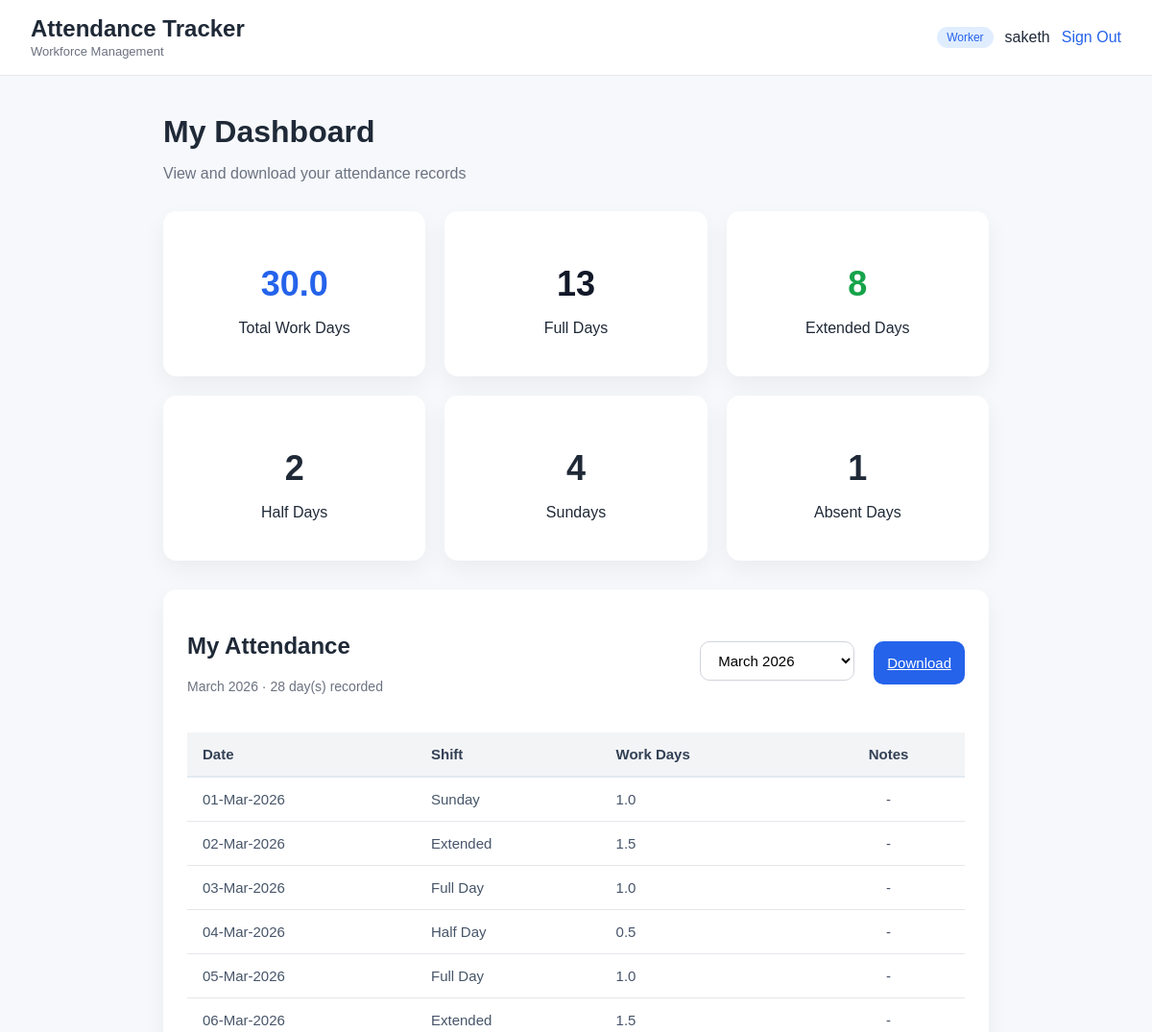
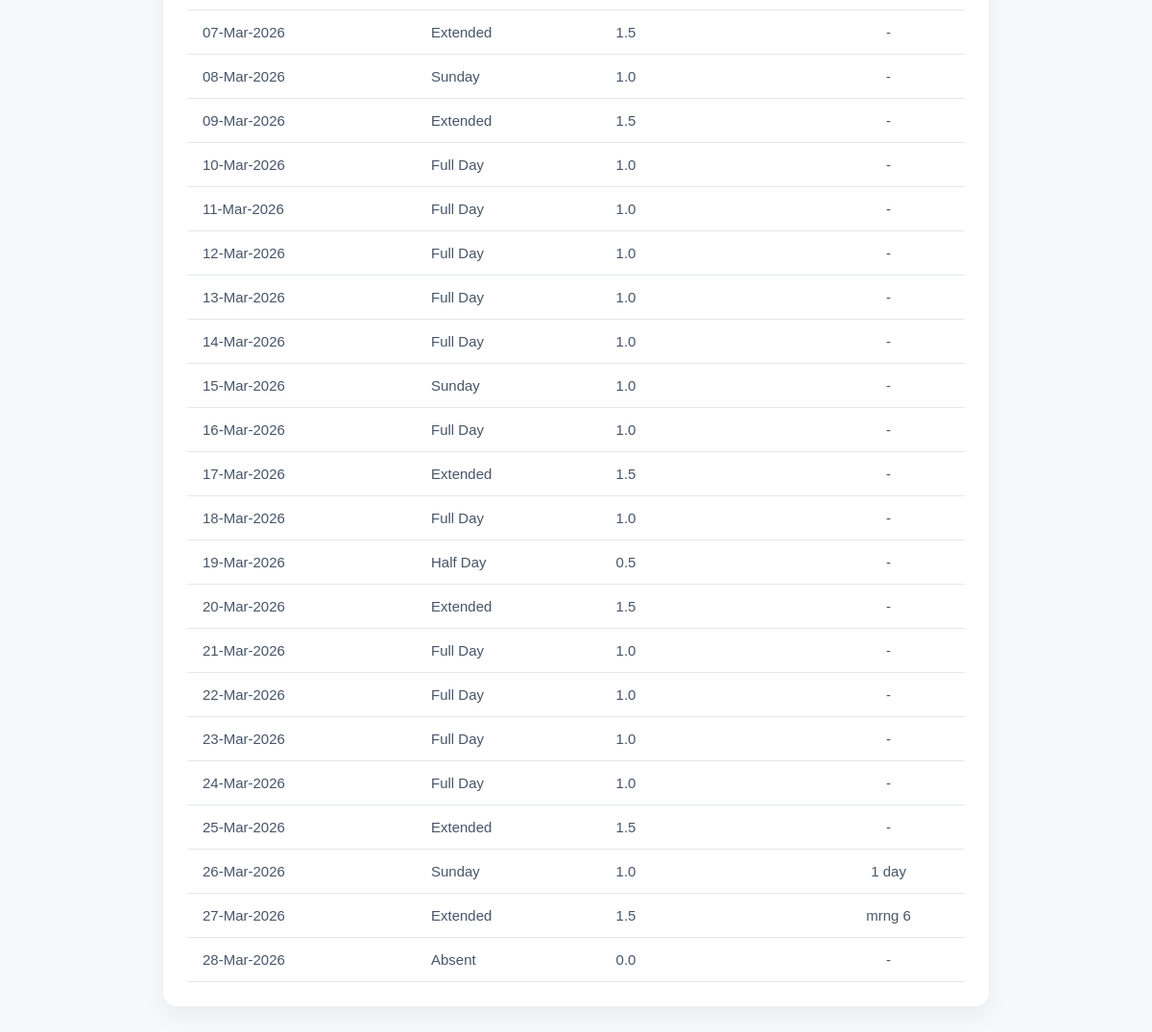
The app's page /worker/dashboard (signed in) with its own data (2 pictures, top to bottom).
### app.py (models this page shows)
class Attendance(db.Model):
    id = db.Column(db.Integer, primary_key=True)
    worker_id = db.Column(db.Integer, db.ForeignKey('user.id'), nullable=False)
    date = db.Column(db.Date, nullable=False)
    shift_type = db.Column(db.String(20), nullable=False)  # full / extended
    work_days = db.Column(db.Float, nullable=False)
    notes = db.Column(db.String(300))
    worker = db.relationship('User')

### app.py (the view)
@app.route("/worker/dashboard")
def worker_dashboard():
    if "user_role" not in session or session["user_role"] != "worker":
        return redirect(url_for("login"))
    worker_id = session["user_id"]
    today = datetime.today()
    month = request.args.get("month", type=int)
    year = request.args.get("year", type=int)
    if month is None:
        month = today.month
    if year is None:
        year = today.year
    start_date = datetime(year, month, 1).date()
    last_day = calendar.monthrange(year, month)[1]
    end_date = datetime(year, month, last_day).date()
    records = Attendance.query.filter(
        Attendance.worker_id == worker_id,
        Attendance.date >= start_date,
        Attendance.date <= end_date
    ).order_by(Attendance.date).all()
    total_days = sum(r.work_days for r in records)
    full_days = sum(1 for r in records if r.shift_type == "full")
    extended_days = sum(1 for r in records if r.shift_type == "extended")
    half_days = sum(1 for r in records if r.shift_type == "half")
    sunday_days = sum(1 for r in records if r.shift_type == "sunday")
    absent_days = sum(1 for r in records if r.shift_type == "absent")
    month_name = calendar.month_name[month]
    months = [
    (1,"January"), (2,"February"), (3,"March"), (4,"April"),
    (5,"May"), (6,"June"), (7,"July"), (8,"August"),
    (9,"September"), (10,"October"), (11,"November"), (12,"December")
    ]
    return render_template(
    "worker_dashboard.html",
    name=session["user_name"],
    records=records,
    total_days=total_days,
    full_days=full_days,
    extended_days=extended_days,
    half_days=half_days,
    sunday_days=sunday_days,
    absent_days=absent_days,
    month_name=month_name,
    year=year,
    record_count=len(records),
    months=months,
    selected_month=month
)

### templates/worker_dashboard.html (shortened to what this page needs)
<!DOCTYPE html>
<html lang="en">
<head>
    <link rel="stylesheet" href="{{ url_for('static', filename='css/style.css') }}">
</head>
<body>
<div class="topbar">
    <div class="topbar-left">
        <h2>Attendance Tracker</h2>
        <span class="subtitle">Workforce Management</span>
    </div>
    <div class="topbar-right">
        <span class="badge">Worker</span>
        <span class="username">{{ name }}</span>
        <a href="/logout" class="logout">Sign Out</a>
    </div>
</div>
<div class="container">
    <div class="page-header">
        <h1>My Dashboard</h1>
        <p>View and download your attendance records</p>
    </div>
    <div class="stats-grid">
    <div class="stat-card">
        <h2 class="stat-number blue">{{ total_days }}</h2>
        <p>Total Work Days</p>
    </div>
    <div class="stat-card">
        <h2 class="stat-number dark">{{ full_days }}</h2>
        <p>Full Days</p>
    </div>
    <div class="stat-card">
        <h2 class="stat-number green">{{ extended_days }}</h2>
        <p>Extended Days</p>
    </div>
    <div class="stat-card">
        <h2 class="stat-number orange">{{ half_days }}</h2>
        <p>Half Days</p>
    </div>
    <div class="stat-card">
        <h2 class="stat-number purple">{{ sunday_days }}</h2>
        <p>Sundays</p>
    </div>
    <div class="stat-card">
        <h2 class="stat-number red">{{ absent_days }}</h2>
        <p>Absent Days</p>
    </div>
</div>
    <div class="card">
        <div class="card-header">
            <div>
                <h2>My Attendance</h2>
                <p class="card-subtitle">
    {{ month_name }} {{ year }} ·
    {% if record_count == 0 %}
        No attendance marked
    {% else %}
        {{ record_count }} day(s) recorded
    {% endif %}
</p>
            </div>
            <div class="card-actions">
                <form method="GET" action="/worker/dashboard" class="month-form">
    <select name="month" class="month-dropdown" onchange="this.form.submit()">
        {% for m_num, m_name in months %}
            <option value="{{ m_num }}" {% if m_num == selected_month %}selected{% endif %}>
                {{ m_name }} {{ year }}
            </option>
        {% endfor %}
    </select>
</form>
                <a href="/download_attendance?month={{ selected_month }}&year={{ year }}" class="btn-primary">
    Download
</a>
            </div>
        </div>
        <div class="attendance-table">
    <table>
        <thead>
            <tr>
                <th>Date</th>
                <th>Shift</th>
                <th>Work Days</th>
                <th>Notes</th>
            </tr>
        </thead>
        <tbody>
{% if records %}
    {% for r in records %}
    <tr>
        <td>{{ r.date.strftime("%d-%b-%Y") }}</td>
        <td>
{% if r.shift_type == "full" %}
Full Day
{% elif r.shift_type == "extended" %}
Extended
{% elif r.shift_type == "half" %}
Half Day
{% elif r.shift_type == "sunday" %}
Sunday
{% elif r.shift_type == "absent" %}
Absent
{% endif %}
</td>
        <td>{{ r.work_days }}</td>
        <td>{{ r.notes if r.notes else "-" }}</td>
    </tr>
    {% endfor %}
{% else %}
<tr>
    <td colspan="4" style="text-align:center; padding:25px; color:#6b7280;">
        No attendance marked for this month.
    </td>
</tr>
{% endif %}
</tbody>
    </table>
</div>
    </div>
</div>
</body>
</html>

### static/css/style.css (style rules this page uses)
* { box-sizing: border-box; font-family: "Segoe UI", Tahoma, sans-serif; }
body { margin: 0; background-color: #f4f7fb; }
.subtitle { color: #666; margin-bottom: 30px; }
.card-subtitle { color: #777; font-size: 14px; margin-bottom: 25px; }
* { box-sizing: border-box; font-family: Arial, sans-serif; }
body { margin: 0; background: #f6f8fb; color: #1f2937; }
.topbar { display: flex; justify-content: space-between; align-items: center; padding: 16px 32px; background: white; border-bottom: 1px solid #e5e7eb; }
.topbar-left h2 { margin: 0; }
.subtitle { font-size: 13px; color: #6b7280; }
.topbar-right { display: flex; align-items: center; gap: 12px; }
.badge { background: #e0edff; color: #2563eb; padding: 4px 10px; border-radius: 12px; font-size: 12px; }
.logout { text-decoration: none; color: #2563eb; font-weight: 500; }
.container { max-width: 900px; margin: 40px auto; padding: 0 20px; }
.page-header h1 { margin-bottom: 5px; }
.page-header p { color: #6b7280; }
.card { background: white; padding: 25px; border-radius: 14px; box-shadow: 0 10px 25px rgba(0,0,0,0.05); }
.card-subtitle { color: #6b7280; margin-bottom: 20px; }
input, select, textarea { padding: 10px; border-radius: 8px; border: 1px solid #d1d5db; font-size: 14px; }
.btn-primary { width: 100%; padding: 14px; background: #2563eb; color: white; border: none; border-radius: 10px; font-size: 15px; cursor: pointer; }
.stats-grid { display: grid; grid-template-columns: repeat(3, 1fr); gap: 20px; margin: 30px 0; }
.stat-card { background: white; padding: 25px; border-radius: 14px; text-align: center; box-shadow: 0 10px 25px rgba(0,0,0,0.05); }
.stat-number { font-size: 36px; margin-bottom: 8px; }
.stat-number.blue { color: #2563eb; }
.stat-number.green { color: #16a34a; }
.stat-number.dark { color: #111827; }
.card-header { display: flex; justify-content: space-between; align-items: center; }
.card-actions { display: flex; gap: 10px; }
.attendance-table table { width: 100%; border-collapse: collapse; margin-top: 20px; }
.attendance-table th, .attendance-table td { border-bottom: 1px solid #e5e7eb; padding: 12px; text-align: left; }
.attendance-table th { background: #f3f4f6; font-weight: 600; }
.month-dropdown { padding: 10px 14px; border-radius: 10px; border: 1px solid #d1d5db; font-size: 15px; font-weight: 500; background: white; cursor: pointer; margin-right: 10px; }
.attendance-table { width: 100%; border-collapse: collapse; margin-top: 18px; font-size: 15px; }
.attendance-table thead { background: #f1f5f9; }
.attendance-table th { text-align: left; padding: 14px 16px; font-weight: 600; color: #334155; border-bottom: 2px solid #e2e8f0; }
.attendance-table td { padding: 14px 16px; border-bottom: 1px solid #e5e7eb; color: #475569; }
.attendance-table td:last-child, .attendance-table th:last-child { text-align: center; }

### records on screen
Attendance: date "01-Mar-2026", shift_type "Sunday", work_days "1.0", notes "-"
Attendance: date "02-Mar-2026", shift_type "Extended", work_days "1.5", notes "-"
Attendance: date "03-Mar-2026", shift_type "Full Day", work_days "1.0", notes "-"
Attendance: date "04-Mar-2026", shift_type "Half Day", work_days "0.5", notes "-"
Attendance: date "05-Mar-2026", shift_type "Full Day", work_days "1.0", notes "-"
Attendance: date "06-Mar-2026", shift_type "Extended", work_days "1.5", notes "-"
Attendance: date "07-Mar-2026", shift_type "Extended", work_days "1.5", notes "-"
Attendance: date "08-Mar-2026", shift_type "Sunday", work_days "1.0", notes "-"
Attendance: date "09-Mar-2026", shift_type "Extended", work_days "1.5", notes "-"
Attendance: date "10-Mar-2026", shift_type "Full Day", work_days "1.0", notes "-"
Attendance: date "11-Mar-2026", shift_type "Full Day", work_days "1.0", notes "-"
Attendance: date "12-Mar-2026", shift_type "Full Day", work_days "1.0", notes "-"
Attendance: date "13-Mar-2026", shift_type "Full Day", work_days "1.0", notes "-"
Attendance: date "14-Mar-2026", shift_type "Full Day", work_days "1.0", notes "-"
Attendance: date "15-Mar-2026", shift_type "Sunday", work_days "1.0", notes "-"
Attendance: date "16-Mar-2026", shift_type "Full Day", work_days "1.0", notes "-"
Attendance: date "17-Mar-2026", shift_type "Extended", work_days "1.5", notes "-"
Attendance: date "18-Mar-2026", shift_type "Full Day", work_days "1.0", notes "-"
Attendance: date "19-Mar-2026", shift_type "Half Day", work_days "0.5", notes "-"
Attendance: date "20-Mar-2026", shift_type "Extended", work_days "1.5", notes "-"
Attendance: date "21-Mar-2026", shift_type "Full Day", work_days "1.0", notes "-"
Attendance: date "22-Mar-2026", shift_type "Full Day", work_days "1.0", notes "-"
Attendance: date "23-Mar-2026", shift_type "Full Day", work_days "1.0", notes "-"
Attendance: date "24-Mar-2026", shift_type "Full Day", work_days "1.0", notes "-"
Attendance: date "25-Mar-2026", shift_type "Extended", work_days "1.5", notes "-"
Attendance: date "26-Mar-2026", shift_type "Sunday", work_days "1.0", notes "1 day"
Attendance: date "27-Mar-2026", shift_type "Extended", work_days "1.5", notes "mrng 6"
Attendance: date "28-Mar-2026", shift_type "Absent", work_days "0.0", notes "-"

### other values on screen
{{ name }} "saketh"
{{ total_days }} "30.0"
{{ full_days }} "13"
{{ extended_days }} "8"
{{ half_days }} "2"
{{ sunday_days }} "4"
{{ absent_days }} "1"
{{ month_name }} "March"
{{ year }} "2026"
{{ record_count }} "28"
form field month "March 2026"
